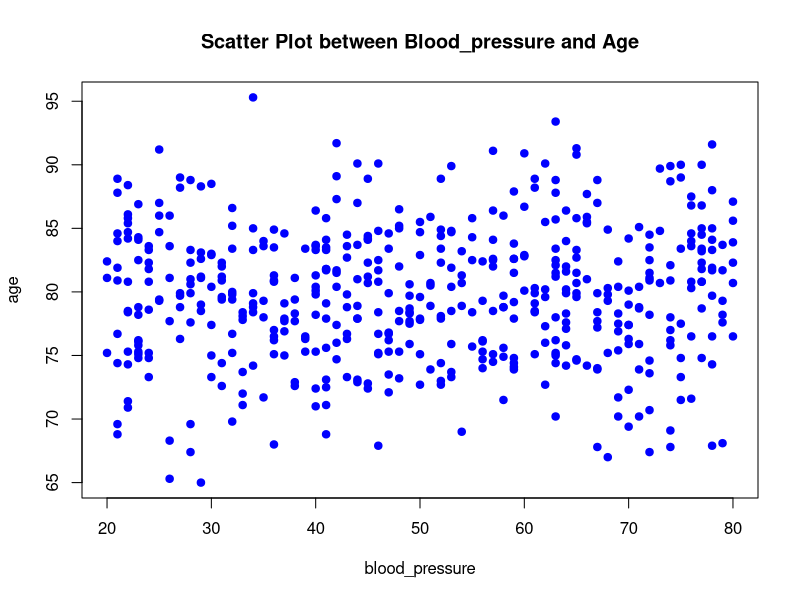

This figure's R source:
# ==========================================================
# Question-2.r
# ==========================================================

# 2. Read a CSV table
# Plot scatter plot between two columns
# Create subset with conditions
# Compute mean of selected columns


data = read.csv("clinical_data.csv")

#2a. Create a scatter plot to study the variation of blood pressure with age.

print("2(A). Scatter plot between Blood_pressure and age has been created")

plot(data$age, data$blood_pressure,
     main = "Scatter Plot between Blood_pressure and Age",
     xlab = "blood_pressure",
     ylab = "age",
     pch = 19,
     col = "blue")

#2b. Create a subset of this data for which the disease status is 1 and print the dimension of this sebset.

print("2(B). Subset of this data for which the disease status is 1")

subset_data = subset(data, disease_status == "1")

print("The dimensions of subset for which the disease status is 1:")
print(dim(subset_data))

#2c. Compute the mean value of LDL cholesterol in this sebset and print the mean value.

print("2(C). Computing the mean value of LDL cholesterol")

mean = mean(subset_data$LDL_cholesterol, na.rm = TRUE)
print(paste("Mean of LDL Cholestrol =", mean))
